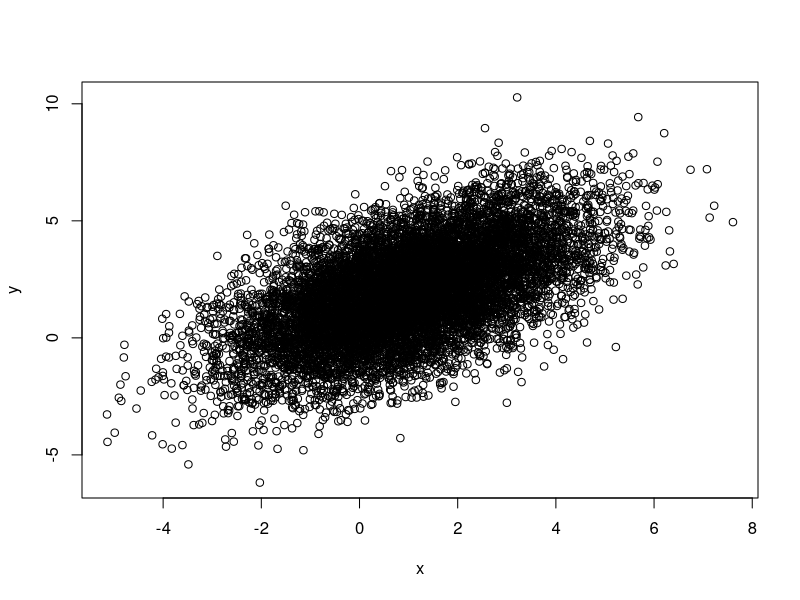
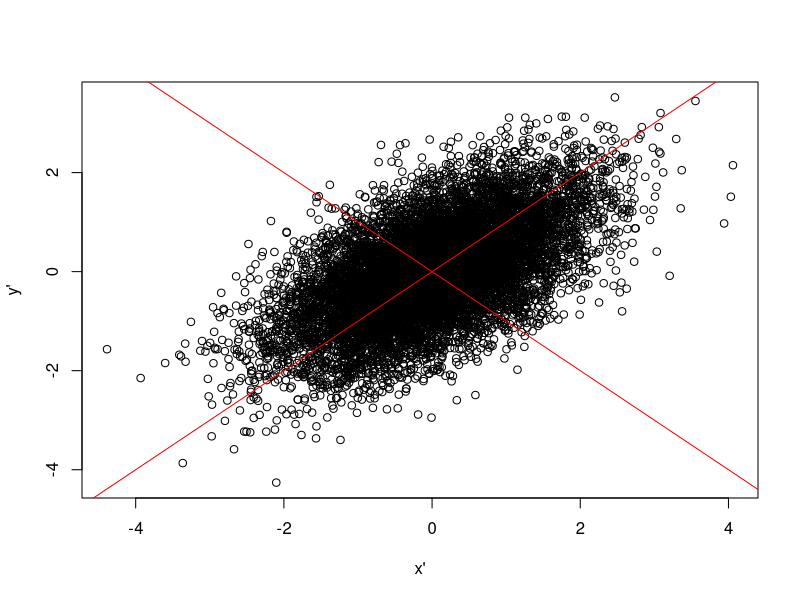

R code for these plots, in order:
## ---- chunk 1
require(MASS)
xy <- mvrnorm( 1000000, c(1,2), matrix(c(3,2,2,4),ncol=2) )
plot(xy[sample(nrow(xy),10000),], xlab="x", ylab="y", pch=1)
## ---- chunk 2
std <- scale(xy) # same as x' <- (x-mean(x))/sd(x); y' <- (y-mean(y))/sd(y)
plot( std[ sample(nrow(std),10000), ], xlab="x'", ylab="y'", pch=1)
v <- eigen( cov(std) )$vectors
abline(0, v[1,2]/v[1,1], col='red'); abline(0, v[2,2]/v[2,1], col='red');
## ---- chunk 3
std[1,] %*% eigen( cov(std) )$vectors
## ---- chunk 4
prcomp(xy,retx=T,scale=T)$x[1,]
